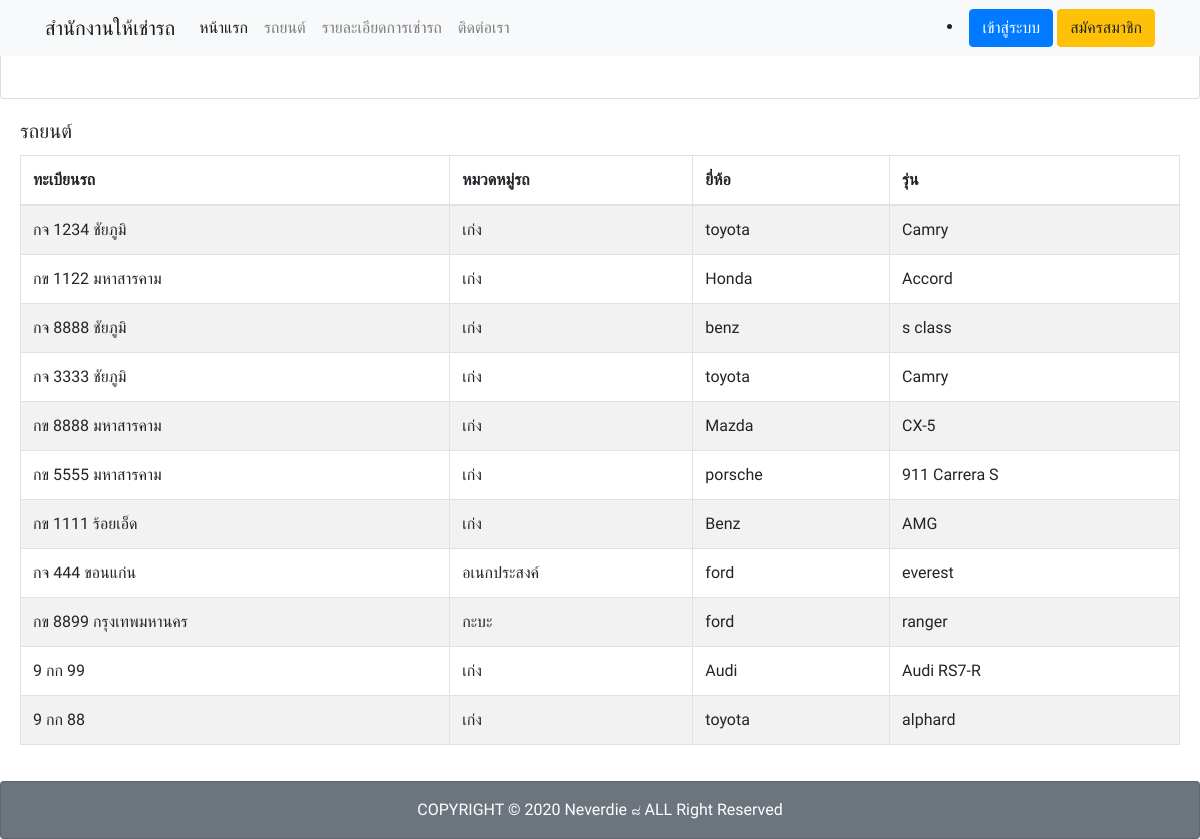
The app's page /car.php with its own data.
### tables this page shows
CREATE TABLE `cars` (
  `id` int(11) NOT NULL,
  `carid` int(11) NOT NULL,
  `carreg` varchar(255) NOT NULL,
  `category` varchar(255) NOT NULL,
  `brand` varchar(255) NOT NULL,
  `gen` varchar(255) NOT NULL,
  `status` varchar(255) NOT NULL
);

### car.php (the view, shortened to what this page needs)
<?php
  include_once('php/connect.php');
?>
<!DOCTYPE html>
<html lang="en">
<head>
    <link rel="stylesheet" href="node_modules/bootstrap/dist/css/bootstrap.min.css">
</head>
<body>
    <?php include_once('includes/navbar.php') ?>
  <div class="content-wrapper">
    <section class="content">
        <?php
          $sql = "SELECT * FROM `cars`";
          $result = $conn->query($sql);
        ?>
        <div class="card-body">
          <table id="dataTable" class="table table-bordered table-striped">
            <thead>
            <h5 class="card-title">รถยนต์</h5>
            <tr>
                <th scope="col">ทะเบียนรถ</th>
                <th scope="col">หมวดหมู่รถ</th>
                <th scope="col">ยี่ห้อ</th>
                <th scope="col">รุ่น</th>
            </tr>
            </thead>
            <tbody>
            <?php
            while ($row = $result->fetch_assoc()) {
              ?>
              <tr>
                  <td><?php echo $row['carreg']; ?></td>
                  <td><?php echo $row['category']; ?></td>
                  <td><?php echo $row['brand']; ?></td>
                  <td><?php echo $row['gen']; ?></td>
              </tr>
            <?php } ?>
            </tbody>
          </table>
        </div>
      </div>
    <?php include_once('includes/footer.php') ?>
</body>
</html>

### car.php (style rules this page uses)
body,section { font-family: 'Prompt', sans-serif; }

### records on screen
cars: carreg "กจ 1234 ชัยภูมิ", category "เก่ง", brand "toyota", gen "Camry"
cars: carreg "กข 1122 มหาสารคาม", category "เก่ง", brand "Honda", gen "Accord"
cars: carreg "กจ 8888 ชัยภูมิ", category "เก่ง", brand "benz", gen "s class"
cars: carreg "กจ 3333 ชัยภูมิ", category "เก่ง", brand "toyota", gen "Camry"
cars: carreg "กข 8888 มหาสารคาม", category "เก่ง", brand "Mazda", gen "CX-5"
cars: carreg "กข 5555 มหาสารคาม", category "เก่ง", brand "porsche", gen "911 Carrera S"
cars: carreg "กข 1111 ร้อยเอ็ด", category "เก่ง", brand "Benz", gen "AMG"
cars: carreg "กจ 444 ขอนแก่น", category "อเนกประสงค์", brand "ford", gen "everest"
cars: carreg "กข 8899 กรุงเทพมหานคร", category "กะบะ", brand "ford", gen "ranger"
cars: carreg "9 กก 99", category "เก่ง", brand "Audi", gen "Audi RS7-R"
cars: carreg "9 กก 88", category "เก่ง", brand "toyota", gen "alphard"
